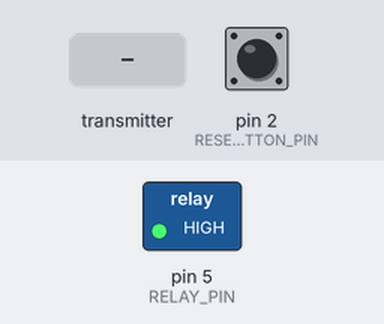
Bench run of a sketch on a simulated Arduino Uno, built with avr-gcc and run on an emulated ATmega328P. On the bench: switched loads named in the sketch (green lamp = pin HIGH). Inputs (shaded band) come from the test bench; at power-on: pin 2 (RESET_BUTTON_PIN) HIGH. EEPROM starts erased; no radio packets arrive unless stated; what the sketch prints to the serial monitor is not drawn.

Above: at 8.9 s.
9.0 s: pin 2 (RESET_BUTTON_PIN) pulled LOW for 3.2 s
At 12.7 s:
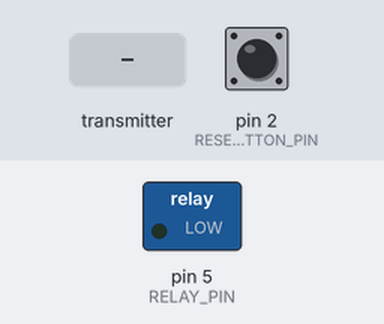
13.7 s: the transmitter starts sending msg = 1
15.2 s: pin 2 (RESET_BUTTON_PIN) driven LOW
At 18.9 s:
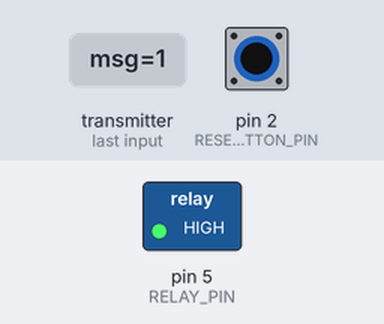
Timing chart, 0 to 19.2 s (numbered marks = the images above; inputs shaded):
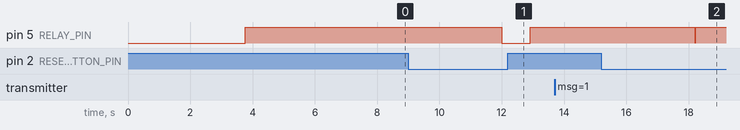

The sketch:

receiver.ino
```cpp
#include <EEPROM.h>
#include <RF24.h>
#include <SPI.h>
#include <nRF24L01.h>

#define CE_PIN 10
#define CSN_PIN 9
#define RESET_BUTTON_PIN 2
#define RELAY_PIN 5

// IMPORTANT : logique relais pour branchement robot sur COM + NC
// RELAY_RUN  = état qui OUVRE COM-NC  -> robot autorisé
// RELAY_STOP = état qui FERME COM-NC  -> arrêt urgence robot
#define RELAY_RUN  LOW
#define RELAY_STOP HIGH

int EEPROM_ADDRESS = 0;
int ChannelNumber = 0;

RF24 radio(CE_PIN, CSN_PIN);

const byte address[6] = "1234";

int state = 0; // 0: ARMED, 1: SECURED
int relay_state = RELAY_RUN;
bool msg = true;

bool radioOK = false;

// Startup grace period
const unsigned long STARTUP_GRACE_TIME = 3000;
unsigned long startupTime = 0;
bool startupGraceActive = true;

// Reset button parameters
bool buttonPressed = false;
unsigned long buttonPressTime = 0;
const unsigned long RESET_HOLD_TIME = 3000;

// Leaky bucket parameters
const int BUCKET_CAPACITY = 6;
int bucketLevel = BUCKET_CAPACITY;
unsigned long lastLeakTime = 0;
const long LEAK_INTERVAL = 150;

// Debug parameters
unsigned long lastDebugPrint = 0;
const unsigned long DEBUG_INTERVAL = 500;

void setRelayRun() {
  relay_state = RELAY_RUN;
  digitalWrite(RELAY_PIN, relay_state);
}

void setRelayStop() {
  relay_state = RELAY_STOP;
  digitalWrite(RELAY_PIN, relay_state);
}

void triggerAlarm(const char* reason) {
  if (state == 0) {
    state = 1;
    setRelayStop();

    Serial.print("Alarm triggered: ");
    Serial.println(reason);
  } else {
    Serial.print("Already secured, alarm ignored: ");
    Serial.println(reason);
  }
}

void printDebugStatus() {
  if (millis() - lastDebugPrint >= DEBUG_INTERVAL) {
    lastDebugPrint = millis();

    Serial.print("D2 reset=");
    Serial.print(digitalRead(RESET_BUTTON_PIN) == LOW ? "APPUYE" : "RELACHE");

    Serial.print(" | D5 relais=");
    Serial.print(digitalRead(RELAY_PIN) == HIGH ? "HIGH" : "LOW");

    Serial.print(" | state=");
    Serial.print(state == 0 ? "ARMED" : "SECURED");

    Serial.print(" | bucket=");
    Serial.print(bucketLevel);

    Serial.print(" | last msg=");
    Serial.print(msg ? "TRUE" : "FALSE");

    Serial.print(" | radio=");
    Serial.print(radioOK ? "OK" : "NOT OK");

    Serial.print(" | startup=");
    Serial.println(startupGraceActive ? "GRACE" : "NORMAL");
  }
}

void setup() {
  // Très important : commander le relais immédiatement.
  // Rien avant ça.
  pinMode(RELAY_PIN, OUTPUT);
  setRelayRun();

  pinMode(RESET_BUTTON_PIN, INPUT_PULLUP);

  startupTime = millis();
  lastLeakTime = millis();

  Serial.begin(115200);
  Serial.println("Receiver debug start");
  Serial.println("Relay forced to RUN immediately");
  Serial.println("Startup grace period active for 3 seconds");

  EEPROM.get(EEPROM_ADDRESS, ChannelNumber);
  if (ChannelNumber < 0 || ChannelNumber > 125) {
    ChannelNumber = 108;
    EEPROM.put(EEPROM_ADDRESS, ChannelNumber);
  }

  Serial.print("EEPROM channel=");
  Serial.println(ChannelNumber);

  // Mode setup canal radio.
  // Le relais reste en RUN pendant ce mode.
  if (digitalRead(RESET_BUTTON_PIN) == LOW) {
    Serial.println("Mode Setup");
    Serial.println("Please enter the new Channel (0-125): ");

    while (!Serial.available()) {
      // On garde le relais ouvert pendant l'attente setup
      setRelayRun();
    }

    int newChannel = Serial.parseInt();

    while (!(newChannel >= 0 && newChannel <= 125)) {
      Serial.println("Invalid input. Please enter a valid channel (0-125): ");

      while (!Serial.available()) {
        setRelayRun();
      }

      newChannel = Serial.parseInt();
    }

    if (newChannel != ChannelNumber) {
      Serial.print("Default Channel set to: ");
      Serial.println(newChannel);
      EEPROM.put(EEPROM_ADDRESS, newChannel);
      ChannelNumber = newChannel;
    }

    Serial.println("Setup complete. Please release the button to continue.");

    while (digitalRead(RESET_BUTTON_PIN) == LOW) {
      setRelayRun();
      delay(100);
    }
  }

  Serial.println("Starting radio...");

  radioOK = radio.begin();

  if (!radioOK) {
    Serial.println("Radio non detectee au demarrage");
    Serial.println("Receiver will go to STOP after startup grace period");
  } else {
    radio.setPALevel(RF24_PA_MAX);
    radio.setPayloadSize(sizeof(msg));
    radio.setChannel(ChannelNumber);
    radio.setDataRate(RF24_1MBPS);
    radio.openReadingPipe(1, address);
    radio.startListening();

    Serial.println("Radio OK");
  }

  Serial.println("Receiver ready");
}

void loop() {
  printDebugStatus();

  uint8_t pipe;

  // Pendant les 3 premières secondes, on force le relais en RUN.
  if (startupGraceActive) {
    setRelayRun();

    if (millis() - startupTime >= STARTUP_GRACE_TIME) {
      startupGraceActive = false;
      Serial.println("Startup grace period finished");

      // Après les 3 secondes, si la radio n'est pas OK, arrêt immédiat.
      if (!radioOK) {
        triggerAlarm("radio not available after startup");
      }
    }

    return;
  }

  // Handle reset button when system is secured
  if (state == 1) {
    if (digitalRead(RESET_BUTTON_PIN) == LOW) {
      if (!buttonPressed) {
        buttonPressed = true;
        buttonPressTime = millis();
        Serial.println("Reset button pressed");
      } else {
        unsigned long heldTime = millis() - buttonPressTime;

        Serial.print("Reset held for ");
        Serial.print(heldTime);
        Serial.println(" ms");

        if (heldTime >= RESET_HOLD_TIME) {
          Serial.println("RESET VALIDATED -> back to ARMED");

          state = 0;
          setRelayRun();

          buttonPressed = false;
          bucketLevel = BUCKET_CAPACITY;
          lastLeakTime = millis();
        }
      }
    } else {
      if (buttonPressed) {
        Serial.println("Reset button released before 3s");
      }
      buttonPressed = false;
    }
  }

  // Si la radio n'est pas OK, arrêt.
  if (!radioOK) {
    if (state == 0) {
      triggerAlarm("radio not available");
    }
    return;
  }

  // Check for incoming radio data
  if (radio.available(&pipe)) {
    Serial.print("Radio message received on pipe ");
    Serial.println(pipe);

    bucketLevel = min(bucketLevel + 1, BUCKET_CAPACITY);
    lastLeakTime = millis();

    radio.read(&msg, sizeof(msg));

    Serial.print("msg=");
    Serial.println(msg ? "ALARM TRUE" : "ALARM FALSE");

    if (msg) {
      triggerAlarm("button alarm received");
    }
  } else {
    if (state == 0) {
      if (millis() - lastLeakTime > LEAK_INTERVAL) {
        bucketLevel = max(bucketLevel - 1, 0);
        lastLeakTime = millis();

        Serial.print("No radio data, bucket=");
        Serial.println(bucketLevel);
      }

      if (bucketLevel == 0) {
        triggerAlarm("signal loss");
      }
    }
  }
}
```

Measured:
- after the input at 9.0 s, pin 5 (RELAY_PIN): HIGH → LOW after 3.0 s, → HIGH 0.91 s later
- after the input at 15.2 s, pin 5 (RELAY_PIN): HIGH → LOW after 3.0 s, → HIGH 0.01 s later
